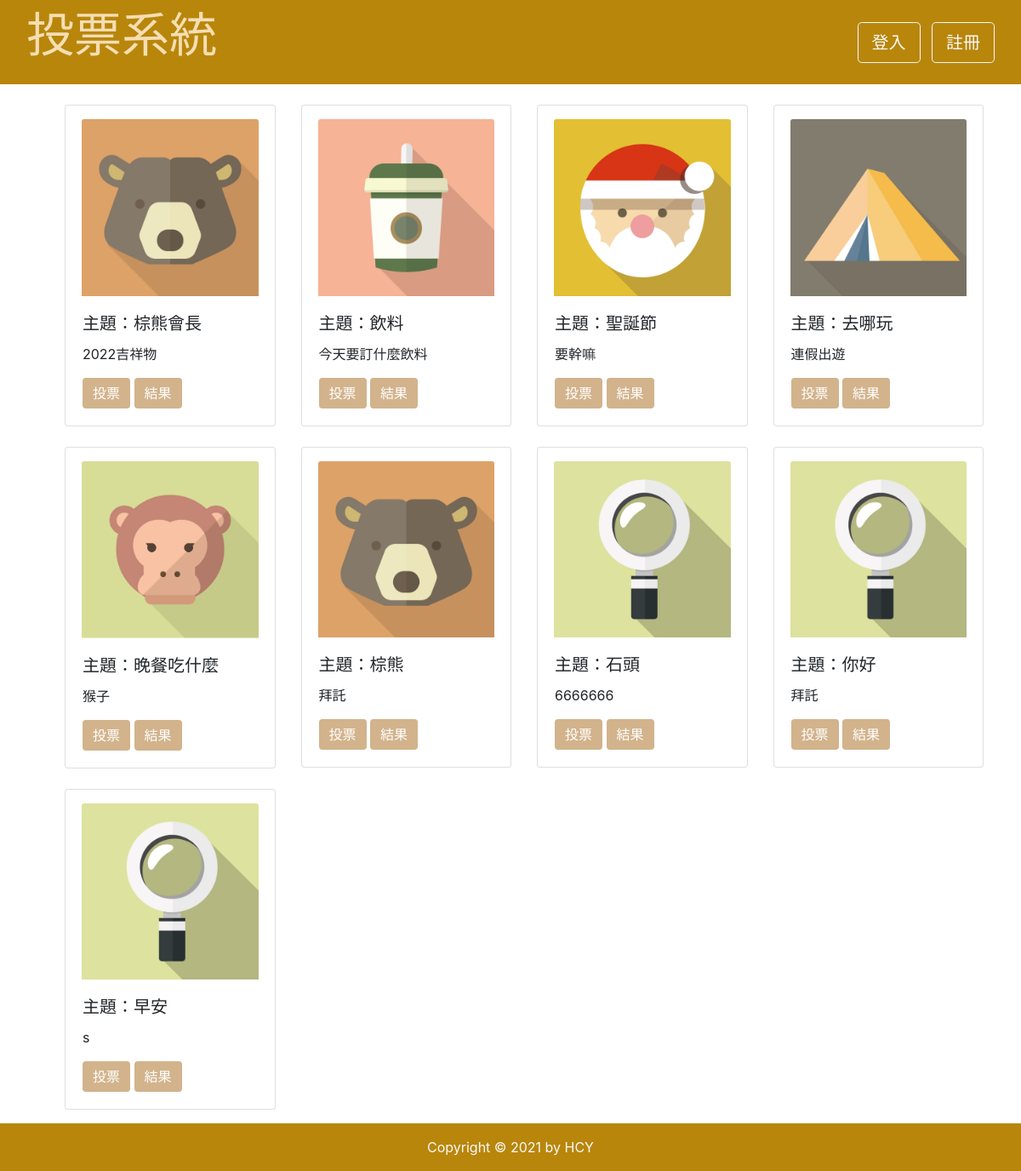
The page / on the database its author committed.
### tables this page shows
CREATE TABLE `topics` (
  `id` int(11) UNSIGNED NOT NULL,
  `topic` varchar(128) NOT NULL DEFAULT '',
  `subtitle` text NOT NULL DEFAULT '',
  `img` text DEFAULT 'find'
);

### api/db.php (called while the page is built, shortened)
<?php
    $dsn="mysql:host=localhost;charset=utf8;dbname=mypolling";
    $pdo=new PDO($dsn,'root','');
    function rows($table,$array){
        global $pdo;
        $sql="SELECT count(*) FROM `$table` WHERE ";
            foreach($array as $key=>$value){
                $tmp[]="`$key`='$value'";
            }
            $sql=$sql. implode(" AND ",$tmp);
        return $pdo->query($sql)->fetchColumn();
    }
function all($table,...$arg){
    global $pdo;
    $sql="SELECT * FROM `$table` ";
    $rows=$pdo->query($sql)->fetchAll(PDO::FETCH_ASSOC);
    return $rows;
}
?>

### front/list.php (the view)
<div class="container">
    <div class="row">
    <?php
$subject = all('topics');
foreach ($subject as $key => $value) {
    if (rows('options', ['topic_id' => $value['id']]) > 0) {
        if(isset($_SESSION['user'])){
           ?>
    <div class="col-3">
        <div class="card col ml-3 mb-4 mt-0" style="width: 18rem;">
            <div class="row mr-1 ml-1">
                <img class="card-img-top mt-3 " src="./img/<?php echo $value['img']; ?>.jpeg" alt="Card image cap">
            </div>
            <div class="row">
                <div class="card-body ">
                    <h5 class="card-title">
                        <?php echo "主題：" . $value['topic']; ?>
                    </h5>
                    <p class="card-text">
                        <?php echo $value['subtitle']; ?>
                    </p>
                    <a href="index.php?do=vote&id=<?php echo $value['id']; ?>"><input class="btn btn-info "
                            type="button" value="投票"></input></a>
                    <a href="index.php?do=vote_result&id=<?php echo $value['id']; ?>"><input class="btn btn-info "
                            type="button" value="結果"></input></a>
                </div>
            </div>
        </div>
    </div>
    <?php
        }else{
            ?>
    <div class="col-3">
        <div class="card col ml-3 mb-4 mt-0" style="width: 18rem;">
            <div class="row mr-1 ml-1">
                <img class="card-img-top mt-3 " src="./img/<?php echo $value['img']; ?>.jpeg" alt="Card image cap">
            </div>
            <div class="row">
                <div class="card-body ">
                    <h5 class="card-title">
                        <?php echo "主題：" . $value['topic']; ?>
                    </h5>
                    <p class="card-text">
                        <?php echo $value['subtitle']; ?>
                    </p>
                    <a href="index.php?do=login"><input class="btn btn-info " type="button" value="投票"></input></a>
                    <a href="index.php?do=vote_result&id=<?php echo $value['id']; ?>"><input class="btn btn-info "
                            type="button" value="結果"></input></a>
                </div>
            </div>
        </div>
    </div>
    <?php
        }
}
}
?>
</div>

### index.php (shortened to what this page needs)
<?php include_once "./api/db.php";?>
<!DOCTYPE html>
<html lang="en">
<head>
  <link rel="stylesheet" href="https://stackpath.bootstrapcdn.com/bootstrap/4.1.1/css/bootstrap.min.css">
</head>
<body>
<nav class="navbar navbar-light  ">
  <div class="container-fluid">
    <p class="display-4 ">投票系統</p>
     <?php
     if(isset($_SESSION['user'])){
     echo "<span class=' mr-5 text-light ' style='font-size:26px'>welcome！{$_SESSION['user']}</span>";
     ?>
       <div>
       <a class="btn btn-info mx-1" href="logout.php">登出</a>
      </div>
     <?php
     }else{
     ?>
     <form class="form-inline">
     <a href="?do=login" class="btn btn-outline-light btn-lg">登入</a>
        <a href="?do=reg"><button class="btn btn-outline-light btn-lg" type="button">註冊</button></a>
</form>
     <?php
     }
     ?>
  </div>
</nav>
  <div class="container mt-4 auto">
    <?php
   $do = (isset($_GET['do'])) ? $_GET['do'] : 'list';
   $file = "./front/" . $do . ".php";
   if (file_exists($file)) {
    include $file;
   } else {
    include "./front/list.php";
   }
   ?>
   </div>
   <br><br>
   <div class="p-3 text-center text-light fixed-bottom  ">Copyright © 2021 by HCY</div>
  </body>
</html>

### index.php (style rules this page uses)
.navbar { background: darkgoldenrod; }
.p-3 { background: darkgoldenrod; }
.btn-info { background:#855600; background:#d2b38c; border:none; }
.display-4 { border:20px black; color:wheat; }

### rows shown on the page
topics: img (picture), topic "棕熊會長", subtitle "2022吉祥物"
topics: img (picture), topic "飲料", subtitle "今天要訂什麼飲料"
topics: img (picture), topic "聖誕節", subtitle "要幹嘛"
topics: img (picture), topic "去哪玩", subtitle "連假出遊"
topics: img (picture), topic "晚餐吃什麼", subtitle "猴子"
topics: img (picture), topic "棕熊", subtitle "拜託"
topics: img (picture), topic "石頭", subtitle "6666666"
topics: img (picture), topic "你好", subtitle "拜託"
topics: img (picture), topic "早安", subtitle "s"
